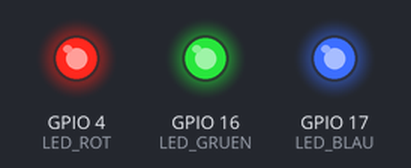
Simulated run of this program. Board: ESP32 board running MicroPython. On the bench: output pins drawn as LEDs (lit = HIGH). WiFi joins after 1.5 s; the clock reads 2024-03-15 10:24:30 at power-on unless the program sets it; what the program prints to the serial console is not drawn. At 6.3 s the program stops and its outputs stay as they are.

Above: at 0.1 s.
At 4.8 s:
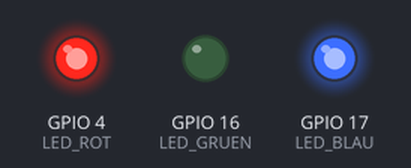
Timing chart, 0 to 7.0 s (numbered marks = the images above):
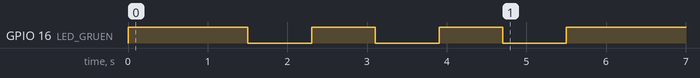

The program:

boot_tmp.py
```python
# This file is executed on every boot (including wake-boot from deepsleep)
# boot.py
import network
import time
from machine import Pin

# ── RGB-LED Pins (Cheap Yellow Display, active LOW: LOW = an, HIGH = aus)
LED_ROT   = Pin(4,  Pin.OUT, value=1)   # 1 = aus beim Start
LED_GRUEN = Pin(16, Pin.OUT, value=1)
LED_BLAU  = Pin(17, Pin.OUT, value=1)

def led_on(led):    led.off()   # active low
def led_off(led):   led.on()

def blink_led(led, count=1, on_ms=400, off_ms=400):
    for _ in range(count):
        led_on(led)
        time.sleep_ms(on_ms)
        led_off(led)
        time.sleep_ms(off_ms)

# Alle LEDs sicher aus
led_off(LED_ROT)
led_off(LED_GRUEN)
led_off(LED_BLAU)

def get_credentials(filename='/credentials.txt'):
    """Liest ssid und password aus Textdatei"""
    try:
        with open(filename, 'r') as f:
            lines = f.readlines()

        ssid = None
        password = None

        for line in lines:
            line = line.strip()
            if not line or line.startswith('#'):
                continue
            if line.startswith('ssid='):
                value = line[5:].strip()
                if value.startswith('"') and value.endswith('"'):
                    value = value[1:-1]
                ssid = value
            elif line.startswith('password='):
                value = line[9:].strip()
                if value.startswith('"') and value.endswith('"'):
                    value = value[1:-1]
                password = value

        if ssid and password:
            return ssid, password
        else:
            print("Credentials unvollständig in", filename)
            return None, None

    except OSError:
        print("Keine Datei:", filename)
        return None, None
    except Exception as e:
        print("Fehler beim Lesen der Credentials:", e)
        return None, None


# ── WLAN-Verbindung versuchen ──────────────────────────────────
print("boot.py → WLAN initialisieren")
wlan = network.WLAN(network.STA_IF)
wlan.active(True)
ssid, password = get_credentials('/credentials.txt')
print('ssid, password = ',ssid, password)
if ssid and password:
    if not wlan.isconnected():
        print("Verbinde mit:", ssid)
        wlan.connect(ssid, password)

        timeout = 12           # Sekunden
        start = time.time()

        while not wlan.isconnected():
            if time.time() - start > timeout:
                break
            time.sleep(0.5)
            print('.', end='')
        print()  # Zeilenumbruch

    if wlan.isconnected():
        print("WLAN verbunden → IP:", wlan.ifconfig()[0])
        blink_led(LED_GRUEN, count=3, on_ms=800, off_ms=800)   # Erfolg
        connected = True
        wlan = network.WLAN(network.STA_IF)
        wlan.config(dhcp_hostname='esp32')
    else:
        print("WLAN-Verbindung fehlgeschlagen!")
        # Fehleranzeige: 5× kurzes Blinken + rot dauerhaft an (als Warnung)
        blink_led(LED_ROT, count=5, on_ms=200, off_ms=200)
        led_on(LED_ROT)          # bleibt an als Dauer-Signal
        # KEINE while True !!!
else:
    print("Keine gültigen Credentials gefunden!")
    blink_led(LED_ROT, count=4, on_ms=300, off_ms=700)   # anderes Muster
    led_on(LED_ROT)   # bleibt an

# Ende von boot.py → main.py wird automatisch gestartet (falls vorhanden)
```
